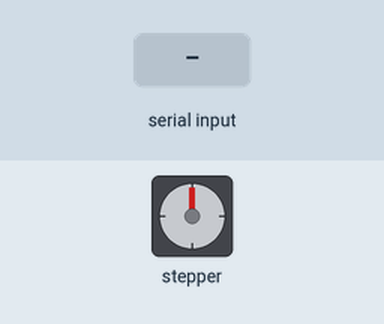
This sketch was run on a simulated Arduino Uno, built with avr-gcc and run on an emulated ATmega328P. Shown: stepper motor. The inputs (shaded band) are chosen by the test bench. Stepper angles assume 2048 steps per turn.

Above: at 1.2 s.
1.3 s: "L" received over Serial
At 1.75 s:
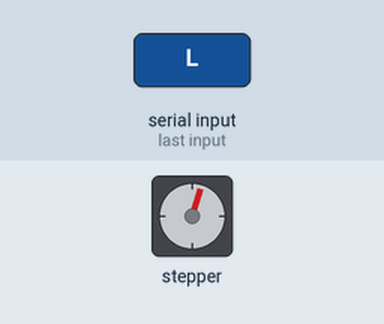
At 2.5 s:
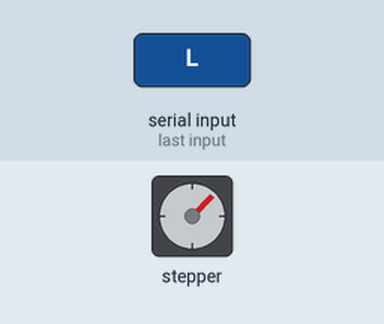
3.5 s: "L" received over Serial
At 5.3 s:
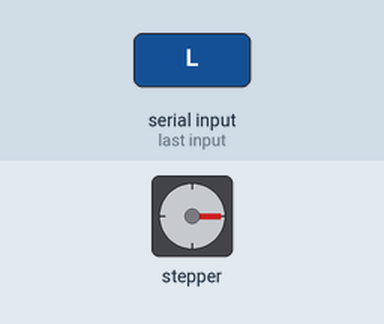
Timing chart, 0 to 6.8 s (numbered marks = the images above; inputs shaded):
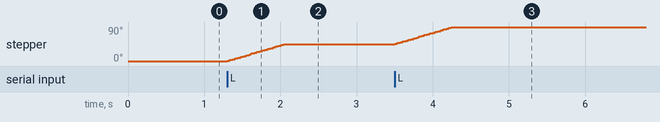

The sketch:

yuz_takibi_motor.ino
```cpp
#include <Stepper.h>

const int stepsPerRevolution = 2048; // Step motorun adım sayısı

Stepper myStepper(stepsPerRevolution,8,10,9,11); //Pin numaralarını ayarladık.

void setup() {
  Serial.begin(9600);
  myStepper.setSpeed(10); // Motorun hızı
}

void loop() {
  if (Serial.available() > 0) {
    char command = Serial.read();
    if (command == 'L') {
      myStepper.step(stepsPerRevolution / 8); // Saat yönünde belirli bir adım ilerledi.
    } else if (command == 'R') {
      myStepper.step(-stepsPerRevolution /8); // Saat yönünün tersine belirli bir adım ilerledi.
    }
  }
}
```

Measured:
- after the input at 1.3 s, stepper: turns 45° clockwise in 0.74 s, starting at once
- after the input at 3.5 s, stepper: turns 45° clockwise in 0.74 s, starting at once
